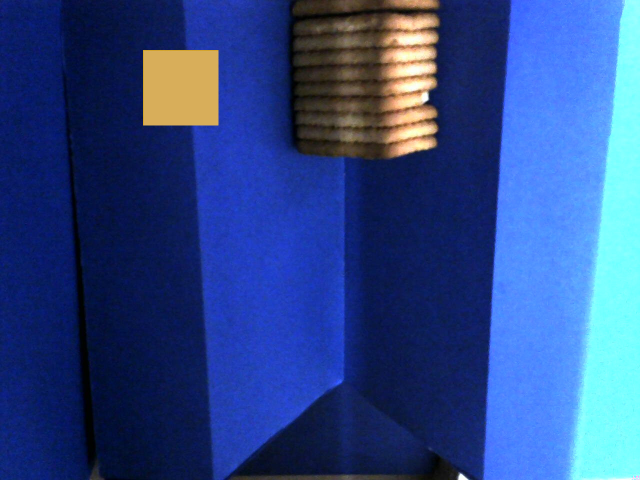
#> input picture img_local/2.jpg, 1280 x 960 px, found by its file name (shown at 1/2 size)
$ python image_preprocessor.py   (Python 2 division)   (older library calls are emulated)
#> lines starting #> are read from the running program, lines starting #| are printed output that depends on the picture; after the words box and inside, x2 and y2 are one past the last pixel; in counts of white or black regions, pixels touching at a corner belong together
### rpi_script/util_image.py
import cv2
from scipy import ndimage

from disable_enable_print import *

def util_rotate_image(image, angle):
    return ndimage.rotate(image, angle, reshape=False)

toShowOutput = True
# [12 lines left out: function util_show_image, not called in this run]

def util_invert_image(img):
    return cv2.bitwise_not(img)


def util_write_image(_title, img):
    cv2.imwrite(_title, img)

def util_crop_image(img, beginX, lenX, beginY, lenY):
    cropped = img[beginY:beginY + lenY, beginX:beginX + lenX]
    return cropped

def util_crop_image(img, beginX, lenX, beginY, lenY):
    cropped = img[beginY:beginY + lenY, beginX:beginX + lenX]
    return cropped

# [4 lines left out: function util_read_as_gray_image, not called in this run]

### rpi_script/configuration.py
#Here is the configuration file to read lowHSV and highHSV for required views

CONFIG_FILE = 'rpi_script/config.json'

#IMPORTS SYS PACKAGES
import json
from pathlib import Path

#IMPORTS LOCAL PACKAGES
from disable_enable_print import *


json_file = Path(CONFIG_FILE)

config_data = {}

def process_config():
    if not json_file.is_file():
        logging.debug("ERROR: Unable to locate config in this path: %s"%(CONFIG_FILE))
        return

    with open(CONFIG_FILE) as in_file:
#> (reads rpi_script/config.json from the repository)
#> in main, img is the input picture: shape (960, 1280, 3); mean B, G, R 136, 72.1, 44.1
        global config_data
        config_data = json.load(in_file)
        # print data['type2']['img_proc']['front']
        in_file.close()
        return config_data

# [96 lines left out: function write_config, not called in this run]


"""
        glob_lowH = 0
        glob_highH = 240

        # glob_lowS = 10
        glob_lowS = 0
        glob_highS = 180

        glob_lowV = 44
        glob_highV = 256
"""

#MAIN IS MAIN
# [4 lines that do not run on import are left out]

### rpi_script/image_preprocessor.py

from __future__ import division
import cv2
import numpy as np
from imutils import perspective
import imutils
import platform

from disable_enable_print import *
from configuration import *
from util_image import *

glob_lowH = -1
glob_highH = -1

glob_lowS = -1
glob_highS = -1

glob_lowV = -1
glob_highV = -1

PLATFORM_MACHINE = platform.machine()

# [54 lines left out: functions overlay_mask, find_biggest_contour, rectangle_contour, not called in this run]

def shape_padding(img, padding = 20):
    shape=img.shape
    print "shape_padding ",shape
    w=shape[1]
    h=shape[0]

    base_size=h+padding,w+padding
    #make a 3 channel image for base which is slightly larger than target img
    base=np.zeros(base_size,dtype=np.uint8)
    cv2.rectangle(base,(0,0),(w+padding,h+padding),(0,0),padding)#really thick white rectangle
    base[padding/2:h+padding/2,padding/2:w+padding/2]=img #this works

    return base

def shape_transform(img, image_type):
    # input should be 4 points within image size range
    # returns the same image with transformed / caged transformed in my language
#> called with image_type = 'front'
    rows, cols, ch = img.shape
#> rows = 960; cols = 1280; ch = 3

    ratio = cols / 640.0
#> ratio = 2
    # ratio = 0.5
    # print img.shape
    pts1 = np.float32([[0,0],[cols,0],[0,rows],[cols,rows]])
    if image_type == 'top':
        pts1 = np.float32([[76*ratio,0*ratio],[566*ratio,0*ratio],[0*ratio,443*ratio],[637*ratio,454*ratio]])
    pts2 = np.float32([[0,0],[cols,0],[0,rows+10],[cols+10,rows+10]])

    M = cv2.getPerspectiveTransform(pts1,pts2)
    dst = cv2.warpPerspective(img, M, (cols, rows))
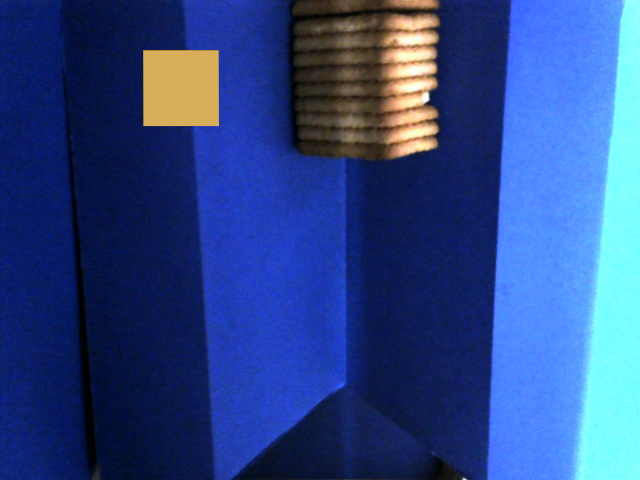
#> dst: shape (960, 1280, 3) (shown at 1/2 size); mean B, G, R 135.8, 71.3, 43.6
    # dst = cv2.resize(dst, None, fx=1 / 2, fy=1 / 2)
    # util_show_image('result after shape_transform',dst)
    return dst

def contour_to_rectangle (img, image_type):
    gray = img #assumed black and white image as input
    # cv2.imshow("mask_clean",mask_clean)

    if image_type == 'front':
        gray = util_rotate_image(gray,-43)
    if image_type == 'top':
        gray = util_rotate_image(gray,0)

    # img = cv2.cvtColor(img,cv2.COLOR_BGR2GRAY)
    gray = cv2.medianBlur(gray,3)

    ret,thresh = cv2.threshold(gray,1,255,0)
    if PLATFORM_MACHINE == 'armv7l':
        _, contours, _ = cv2.findContours(thresh, cv2.RETR_LIST, cv2.CHAIN_APPROX_SIMPLE) #RPI
    else:
        contours, _ = cv2.findContours(thresh, cv2.RETR_LIST, cv2.CHAIN_APPROX_SIMPLE)

    for c in contours:
        rect = cv2.boundingRect(c)
        # print rect
        if rect[2] < 10 or rect[3] < 10: continue
        # print cv2.contourArea(c)
        x,y,w,h = rect
        cv2.rectangle(gray,(x,y),(x+w,y+h),(255,255,255),-1)
        # cv2.putText(img,'Moth Detected',(x+w+10,y+h),0,0.3,(0,255,0))
    # cv2.imshow("Show",img)
    return gray


def process(image):

    global glob_lowH
    global glob_highH
    global glob_lowS
    global glob_highS
    global glob_lowV
    global glob_highV

    image_orig = image.copy()

    image = cv2.resize(image, None, fx=1 / 4, fy=1 / 4)
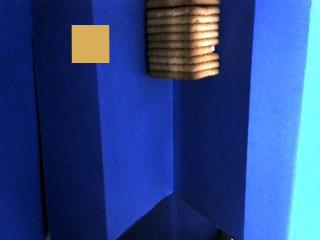
#> image: shape (240, 320, 3); mean of channels 0, 1, 2 135.9, 71.4, 43.7; drawn as B, G, R
    #image = cv2.resize(image, None, fx=1 / 2, fy=1 / 2)

    image = cv2.cvtColor(image, cv2.COLOR_BGR2RGB)

    # Blur
    image_blur = cv2.GaussianBlur(image, (7, 7), 0)
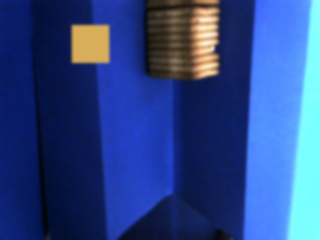
#> image_blur: shape (240, 320, 3); mean R, G, B 43.7, 71.4, 135.9
    image_blur_hsv = cv2.cvtColor(image_blur, cv2.COLOR_RGB2HSV)
#> image_blur_hsv: shape (240, 320, 3); mean H, S, V 103.1, 195.3, 141.1

    # Filter by colour
    # 0-10 hue                 H,  S,   V
    min_bisc_brown = np.array([glob_lowH, glob_lowS, glob_lowV])
    max_bisc_brown = np.array([glob_highH, glob_highS, glob_highV])
    mask1 = cv2.inRange(image_blur_hsv, min_bisc_brown, max_bisc_brown)
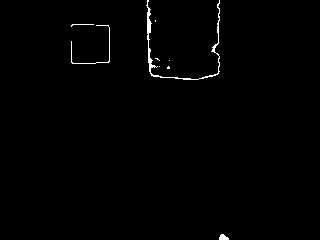
#> mask1: shape (240, 320); 0.79% white in thin lines or dots, all inside (x1, y1, x2, y2) = (71, 0, 229, 240)

    # 170-180 hue
    min_bisc_brown2 = np.array([glob_lowH + 170, glob_lowS, glob_lowV])
    max_bisc_brown2 = np.array([glob_highH + 180, 256, 256])
    mask2 = cv2.inRange(image_blur_hsv, min_bisc_brown2, max_bisc_brown2)
#> mask2: shape (240, 320); 0.02% white in thin lines or dots, all inside (x1, y1, x2, y2) = (71, 12, 220, 79)

    # Combine masks
    mask = mask1 + mask2

    # Clean up
    kernel = cv2.getStructuringElement(cv2.MORPH_ELLIPSE, (15, 15))
    mask_closed = cv2.morphologyEx(mask, cv2.MORPH_CLOSE, kernel)
    mask_clean = cv2.morphologyEx(mask_closed, cv2.MORPH_OPEN, kernel)
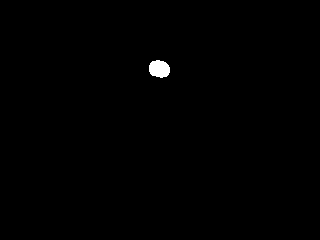
#> mask_clean: shape (240, 320); 0.39% white; 1 white region, box (x1, y1, x2, y2) and area: (149, 60, 170, 78) 298

    return mask_clean

def onChangeH1(x):
    global glob_lowH
    glob_lowH = x


def onChangeS1(x):
    global glob_lowS
    glob_lowS = x


def onChangeV1(x):
    global glob_lowV
    glob_lowV = x


def onChangeH2(x):
    global glob_highH
    glob_highH = x


def onChangeS2(x):
    global glob_highS
    glob_highS = x


def onChangeV2(x):
    global glob_highV
    glob_highV = x

enabled_tracker = True
def main(img_path,config_data, image_type):

    global glob_lowH
    global glob_highH
    global glob_lowS
    global glob_highS
    global glob_lowV
    global glob_highV

    if image_type == 'front':
        glob_lowH = config_data['img_proc']['front']['lowH']
        glob_highH = config_data['img_proc']['front']['highH']

        glob_lowS = config_data['img_proc']['front']['lowS']
        glob_highS = config_data['img_proc']['front']['highS']

        glob_lowV = config_data['img_proc']['front']['lowV']
        glob_highV = config_data['img_proc']['front']['highV']

    elif image_type == 'top':
        glob_lowH = config_data['img_proc']['top']['lowH']
        glob_highH = config_data['img_proc']['top']['highH']

        glob_lowS = config_data['img_proc']['top']['lowS']
        glob_highS = config_data['img_proc']['top']['highS']

        glob_lowV = config_data['img_proc']['top']['lowV']
        glob_highV = config_data['img_proc']['top']['highV']

    cv2.namedWindow("Video")
    # create trackbars for color change
    if enabled_tracker:
        cv2.createTrackbar('H1', 'Video', glob_lowH, 359, onChangeH1)
        cv2.createTrackbar('S1', 'Video', glob_lowS, 256, onChangeS1)
        cv2.createTrackbar('V1', 'Video', glob_lowV, 256, onChangeV1)

        cv2.createTrackbar('H2', 'Video', glob_highH, 359, onChangeH2)
        cv2.createTrackbar('S2', 'Video', glob_highS, 256, onChangeS2)
        cv2.createTrackbar('V2', 'Video', glob_highV, 256, onChangeV2)


    firstCapture = True
    img = cv2.imread(img_path)
    img = shape_transform(img, image_type)
    while True:
        # f, img = video.read()
        f = True

        """
        if firstCapture:
            firstCapture = False
            cv2.imwrite('bisc.jpg',img)
        """
        result = process(img)
        cv2.imshow('Video', result)
        util_write_image('debug_img_preproc_main_covershape.png',result)
        result = contour_to_rectangle(result,image_type)
#> in contour_to_rectangle, `ret,thresh = cv2.threshold(gray,1,255,0)`:
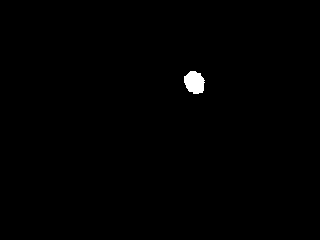
#> thresh: shape (240, 320); 0.48% white; 1 white region
#> in contour_to_rectangle, `contours, _ = cv2.findContours(thresh, cv2.RETR_LIST, cv2.CHAIN_APPROX..`: contours = 1 contour; box (x1, y1, x2, y2) and area: (184, 71, 205, 94) 333
#> the loop in contour_to_rectangle, `for c in contours:` made 1 pass
#> (x, y, w, h) on pass 1: (184, 71, 21, 23)
#> after the loop in contour_to_rectangle, `for c in contours:`:
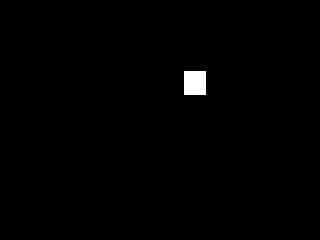
#> gray: shape (240, 320); min 0, max 255, mean 1.8
        result = shape_padding(result)
#| shape_padding  (240, 320)
#> in shape_padding, `cv2.rectangle(base,(0,0),(w+padding,h+padding),(0,0),padding)#really t..`: base: shape (260, 340); every value is 0
        util_write_image('debug_img_preproc_main_rectangles.png',result)
        # result = util_rotate_image(result,-45)
        # cv2.imshow('Video', result)

        # Wait for 1ms
        key = cv2.waitKey(1) & 0xFF
        # Press escape to exit
        if key == 27:
            return

        # Reached end of video
        if not f:
            return

# [54 lines left out: function run, not called in this run]

if __name__ == '__main__':
    config_data = process_config()
    # config_data = config_data['dreamlite']
    config_data = config_data['hitnrun']
    # config_data = config_data['butterbake']
    # print config_data

#> (the run stopped early here; a loop or call above may not have finished)
